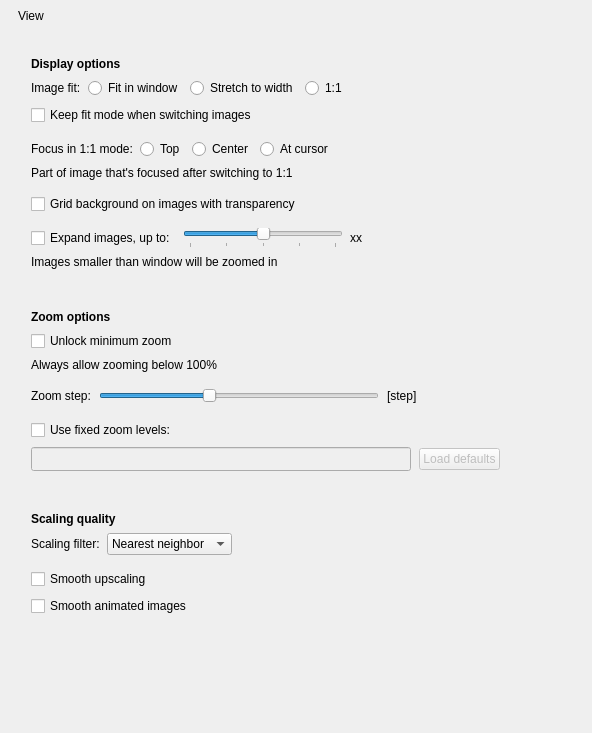
             <widget class="QWidget" name="scrollAreaWidgetContents_3">
              <property name="geometry">
               <rect>
                <x>0</x>
                <y>0</y>
                <width>592</width>
                <height>733</height>
               </rect>
              </property>
              <layout class="QVBoxLayout" name="verticalLayout_27">
               <property name="spacing">
                <number>9</number>
               </property>
               <property name="leftMargin">
                <number>18</number>
               </property>
               <property name="topMargin">
                <number>9</number>
               </property>
               <property name="rightMargin">
                <number>18</number>
               </property>
               <property name="bottomMargin">
                <number>9</number>
               </property>
               <item>
                <widget class="QLabel" name="label_9">
                 <property name="accessibleName">
                  <string notr="true">SHeaderText</string>
                 </property>
                 <property name="text">
                  <string>View</string>
                 </property>
                </widget>
               </item>
               <item>
                <widget class="QWidget" name="widget_4" native="true">
                 <property name="accessibleName">
                  <string notr="true">SHeaderLine</string>
                 </property>
                </widget>
               </item>
               <item>
                <spacer name="verticalSpacer_8">
                 <property name="orientation">
                  <enum>Qt::Vertical</enum>
                 </property>
                 <property name="sizeType">
                  <enum>QSizePolicy::Fixed</enum>
                 </property>
                 <property name="sizeHint" stdset="0">
                  <size>
                   <width>20</width>
                   <height>6</height>
                  </size>
                 </property>
                </spacer>
               </item>
               <item>
                <widget class="QWidget" name="displayGroup" native="true">
                 <property name="accessibleName">
                  <string notr="true">SGroup</string>
                 </property>
                 <layout class="QVBoxLayout" name="verticalLayout_13">
                  <property name="spacing">
                   <number>7</number>
                  </property>
                  <property name="leftMargin">
                   <number>13</number>
                  </property>
                  <property name="topMargin">
                   <number>10</number>
                  </property>
                  <property name="rightMargin">
                   <number>13</number>
                  </property>
                  <property name="bottomMargin">
                   <number>10</number>
                  </property>
                  <item>
                   <widget class="QLabel" name="label_40">
                    <property name="font">
                     <font>
                      <weight>75</weight>
                      <bold>true</bold>
                     </font>
                    </property>
                    <property name="text">
                     <string>Display options</string>
                    </property>
                   </widget>
                  </item>
                  <item>
                   <layout class="QHBoxLayout" name="horizontalLayout_29">
                    <property name="leftMargin">
                     <number>0</number>
                    </property>
                    <property name="topMargin">
                     <number>0</number>
                    </property>
                    <property name="rightMargin">
                     <number>0</number>
                    </property>
                    <item>
                     <widget class="QLabel" name="label_2">
                      <property name="sizePolicy">
                       <sizepolicy hsizetype="Minimum" vsizetype="Minimum">
                        <horstretch>0</horstretch>
                        <verstretch>0</verstretch>
                       </sizepolicy>
                      </property>
                      <property name="text">
                       <string>Image fit:</string>
                      </property>
                     </widget>
                    </item>
                    <item>
                     <widget class="QRadioButton" name="fitModeWindow">
                      <property name="text">
                       <string>Fit in window</string>
                      </property>
                      <property name="checked">
                       <bool>false</bool>
                      </property>
                     </widget>
                    </item>
                    <item>
                     <widget class="QRadioButton" name="fitModeWidth">
                      <property name="text">
                       <string>Stretch to width</string>
                      </property>
                     </widget>
                    </item>
                    <item>
                     <widget class="QRadioButton" name="fitMode1to1">
                      <property name="text">
                       <string>1:1</string>
                      </property>
                     </widget>
                    </item>
                    <item>
                     <spacer name="horizontalSpacer_21">
                      <property name="orientation">
                       <enum>Qt::Horizontal</enum>
                      </property>
                      <property name="sizeHint" stdset="0">
                       <size>
                        <width>40</width>
                        <height>20</height>
                       </size>
                      </property>
                     </spacer>
                    </item>
                   </layout>
                  </item>
                  <item>
                   <widget class="QCheckBox" name="keepFitModeCheckBox">
                    <property name="text">
                     <string>Keep fit mode when switching images</string>
                    </property>
                   </widget>
                  </item>
                  <item>
                   <widget class="QWidget" name="widget_3" native="true">
                    <property name="accessibleName">
                     <string notr="true">SLine</string>
                    </property>
                   </widget>
                  </item>
                  <item>
                   <layout class="QHBoxLayout" name="horizontalLayout_31">
                    <property name="leftMargin">
                     <number>0</number>
                    </property>
                    <property name="topMargin">
                     <number>0</number>
                    </property>
                    <property name="rightMargin">
                     <number>0</number>
                    </property>
                    <item>
                     <widget class="QLabel" name="label_26">
                      <property name="sizePolicy">
                       <sizepolicy hsizetype="Minimum" vsizetype="Preferred">
                        <horstretch>0</horstretch>
                        <verstretch>0</verstretch>
                       </sizepolicy>
                      </property>
                      <property name="text">
                       <string>Focus in 1:1 mode:</string>
                      </property>
                     </widget>
                    </item>
                    <item>
                     <widget class="QRadioButton" name="focus1to1Top">
                      <property name="text">
                       <string>Top</string>
                      </property>
                     </widget>
                    </item>
                    <item>
                     <widget class="QRadioButton" name="focus1to1Center">
                      <property name="text">
                       <string>Center</string>
                      </property>
                     </widget>
                    </item>
                    <item>
                     <widget class="QRadioButton" name="focus1to1Cursor">
                      <property name="text">
                       <string>At cursor</string>
                      </property>
                     </widget>
                    </item>
                    <item>
                     <spacer name="horizontalSpacer_23">
                      <property name="orientation">
                       <enum>Qt::Horizontal</enum>
                      </property>
                      <property name="sizeHint" stdset="0">
                       <size>
                        <width>40</width>
                        <height>20</height>
                       </size>
                      </property>
                     </spacer>
                    </item>
                   </layout>
                  </item>
                  <item>
                   <widget class="QLabel" name="label_10">
                    <property name="accessibleName">
                     <string notr="true">SNoteText</string>
                    </property>
                    <property name="text">
                     <string>Part of image that's focused after switching to 1:1</string>
                    </property>
                   </widget>
                  </item>
                  <item>
                   <widget class="QWidget" name="widget_8" native="true">
                    <property name="accessibleName">
                     <string notr="true">SLine</string>
                    </property>
                   </widget>
                  </item>
                  <item>
                   <widget class="QCheckBox" name="transparencyGridCheckBox">
                    <property name="enabled">
                     <bool>true</bool>
                    </property>
                    <property name="sizePolicy">
                     <sizepolicy hsizetype="Minimum" vsizetype="Minimum">
                      <horstretch>0</horstretch>
                      <verstretch>0</verstretch>
                     </sizepolicy>
                    </property>
                    <property name="text">
                     <string>Grid background on images with transparency</string>
                    </property>
                   </widget>
                  </item>
                  <item>
                   <widget class="QWidget" name="widget_21" native="true">
                    <property name="accessibleName">
                     <string notr="true">SLine</string>
                    </property>
                   </widget>
                  </item>
                  <item>
                   <layout class="QHBoxLayout" name="horizontalLayout_30">
                    <property name="leftMargin">
                     <number>0</number>
                    </property>
                    <property name="topMargin">
                     <number>0</number>
                    </property>
                    <property name="rightMargin">
                     <number>0</number>
                    </property>
                    <item>
                     <widget class="QCheckBox" name="expandImageCheckBox">
                      <property name="sizePolicy">
                       <sizepolicy hsizetype="Minimum" vsizetype="Minimum">
                        <horstretch>0</horstretch>
                        <verstretch>0</verstretch>
                       </sizepolicy>
                      </property>
                      <property name="minimumSize">
                       <size>
                        <width>0</width>
                        <height>0</height>
                       </size>
                      </property>
                      <property name="text">
                       <string>Expand images, up to:</string>
                      </property>
                     </widget>
                    </item>
                    <item>
                     <widget class="QSlider" name="expandLimitSlider">
                      <property name="sizePolicy">
                       <sizepolicy hsizetype="Fixed" vsizetype="Preferred">
                        <horstretch>0</horstretch>
                        <verstretch>0</verstretch>
                       </sizepolicy>
                      </property>
                      <property name="minimumSize">
                       <size>
                        <width>160</width>
                        <height>0</height>
                       </size>
                      </property>
                      <property name="minimum">
                       <number>0</number>
                      </property>
                      <property name="maximum">
                       <number>4</number>
                      </property>
                      <property name="pageStep">
                       <number>1</number>
                      </property>
                      <property name="value">
                       <number>2</number>
                      </property>
                      <property name="orientation">
                       <enum>Qt::Horizontal</enum>
                      </property>
                      <property name="tickPosition">
                       <enum>QSlider::TicksBelow</enum>
                      </property>
                      <property name="tickInterval">
                       <number>1</number>
                      </property>
                     </widget>
                    </item>
                    <item>
                     <widget class="QWidget" name="expandImagesGroupContents" native="true">
                      <layout class="QHBoxLayout" name="horizontalLayout_17">
                       <property name="leftMargin">
                        <number>0</number>
                       </property>
                       <property name="topMargin">
                        <number>0</number>
                       </property>
                       <property name="rightMargin">
                        <number>0</number>
                       </property>
                       <property name="bottomMargin">
                        <number>0</number>
                       </property>
                       <item>
                        <widget class="QLabel" name="expandLimitLabel">
                         <property name="sizePolicy">
                          <sizepolicy hsizetype="Fixed" vsizetype="Preferred">
                           <horstretch>0</horstretch>
                           <verstretch>0</verstretch>
                          </sizepolicy>
                         </property>
                         <property name="minimumSize">
                          <size>
                           <width>35</width>
                           <height>0</height>
                          </size>
                         </property>
                         <property name="maximumSize">
                          <size>
                           <width>35</width>
                           <height>16777215</height>
                          </size>
                         </property>
                         <property name="text">
                          <string>xx</string>
                         </property>
                         <property name="alignment">
                          <set>Qt::AlignLeading|Qt::AlignLeft|Qt::AlignVCenter</set>
                         </property>
                        </widget>
                       </item>
                      </layout>
                     </widget>
                    </item>
                    <item>
                     <spacer name="horizontalSpacer_22">
                      <property name="orientation">
                       <enum>Qt::Horizontal</enum>
                      </property>
                      <property name="sizeHint" stdset="0">
                       <size>
                        <width>40</width>
                        <height>20</height>
                       </size>
                      </property>
                     </spacer>
                    </item>
                   </layout>
                  </item>
                  <item>
                   <widget class="QLabel" name="label_13">
                    <property name="accessibleName">
                     <string notr="true">SNoteText</string>
                    </property>
                    <property name="text">
                     <string>Images smaller than window will be zoomed in</string>
                    </property>
                   </widget>
                  </item>
                 </layout>
                </widget>
               </item>
               <item>
                <spacer name="verticalSpacer_20">
                 <property name="orientation">
                  <enum>Qt::Vertical</enum>
                 </property>
                 <property name="sizeType">
                  <enum>QSizePolicy::Fixed</enum>
                 </property>
                 <property name="sizeHint" stdset="0">
                  <size>
                   <width>20</width>
                   <height>12</height>
                  </size>
                 </property>
                </spacer>
               </item>
               <item>
                <widget class="QWidget" name="zoomGroup" native="true">
                 <property name="accessibleName">
                  <string notr="true">SGroup</string>
                 </property>
                 <layout class="QVBoxLayout" name="verticalLayout_8">
                  <property name="spacing">
                   <number>7</number>
                  </property>
                  <property name="leftMargin">
                   <number>13</number>
                  </property>
                  <property name="topMargin">
                   <number>10</number>
                  </property>
                  <property name="rightMargin">
                   <number>13</number>
                  </property>
                  <property name="bottomMargin">
                   <number>10</number>
                  </property>
                  <item>
                   <widget class="QLabel" name="label_19">
                    <property name="font">
                     <font>
                      <weight>75</weight>
                      <bold>true</bold>
                     </font>
                    </property>
                    <property name="text">
                     <string>Zoom options</string>
                    </property>
                   </widget>
                  </item>
                  <item>
                   <widget class="QCheckBox" name="unlockMinZoomCheckBox">
                    <property name="text">
                     <string>Unlock minimum zoom</string>
                    </property>
                   </widget>
                  </item>
                  <item>
                   <widget class="QLabel" name="label_44">
                    <property name="accessibleName">
                     <string notr="true">SNoteText</string>
                    </property>
                    <property name="text">
                     <string>Always allow zooming below 100%</string>
                    </property>
                   </widget>
                  </item>
                  <item>
                   <widget class="QWidget" name="widget_11" native="true">
                    <property name="accessibleName">
                     <string notr="true">SLine</string>
                    </property>
                   </widget>
                  </item>
                  <item>
                   <layout class="QHBoxLayout" name="horizontalLayout_20" stretch="0,0,0,0">
                    <property name="spacing">
                     <number>8</number>
                    </property>
                    <property name="topMargin">
                     <number>0</number>
                    </property>
                    <property name="rightMargin">
                     <number>0</number>
                    </property>
                    <item>
                     <widget class="QLabel" name="label_12">
                      <property name="text">
                       <string>Zoom step:</string>
                      </property>
                     </widget>
                    </item>
                    <item>
                     <widget class="QSlider" name="zoomStepSlider">
                      <property name="sizePolicy">
                       <sizepolicy hsizetype="Preferred" vsizetype="Fixed">
                        <horstretch>0</horstretch>
                        <verstretch>0</verstretch>
                       </sizepolicy>
                      </property>
                      <property name="minimumSize">
                       <size>
                        <width>280</width>
                        <height>0</height>
                       </size>
                      </property>
                      <property name="maximumSize">
                       <size>
                        <width>300</width>
                        <height>16777215</height>
                       </size>
                      </property>
                      <property name="minimum">
                       <number>1</number>
                      </property>
                      <property name="maximum">
                       <number>50</number>
                      </property>
                      <property name="pageStep">
                       <number>10</number>
                      </property>
                      <property name="value">
                       <number>20</number>
                      </property>
                      <property name="orientation">
                       <enum>Qt::Horizontal</enum>
                      </property>
                      <property name="tickPosition">
                       <enum>QSlider::NoTicks</enum>
                      </property>
                      <property name="tickInterval">
                       <number>5</number>
                      </property>
                     </widget>
                    </item>
                    <item>
                     <widget class="QLabel" name="zoomStepLabel">
                      <property name="sizePolicy">
                       <sizepolicy hsizetype="Preferred" vsizetype="Preferred">
                        <horstretch>0</horstretch>
                        <verstretch>0</verstretch>
                       </sizepolicy>
                      </property>
                      <property name="minimumSize">
                       <size>
                        <width>60</width>
                        <height>0</height>
                       </size>
                      </property>
                      <property name="maximumSize">
                       <size>
                        <width>60</width>
                        <height>16777215</height>
                       </size>
                      </property>
                      <property name="text">
                       <string>[step]</string>
                      </property>
                     </widget>
                    </item>
                    <item>
                     <spacer name="horizontalSpacer_4">
                      <property name="orientation">
                       <enum>Qt::Horizontal</enum>
                      </property>
                      <property name="sizeHint" stdset="0">
                       <size>
                        <width>40</width>
                        <height>20</height>
                       </size>
                      </property>
                     </spacer>
                    </item>
                   </layout>
                  </item>
                  <item>
                   <widget class="QWidget" name="widget_22" native="true">
                    <property name="accessibleName">
                     <string notr="true">SLine</string>
                    </property>
                   </widget>
                  </item>
                  <item>
                   <widget class="QCheckBox" name="useFixedZoomLevelsCheckBox">
                    <property name="text">
                     <string>Use fixed zoom levels:</string>
                    </property>
                   </widget>
                  </item>
                  <item>
                   <widget class="QWidget" name="widget" native="true">
                    <property name="enabled">
                     <bool>false</bool>
                    </property>
                    <layout class="QHBoxLayout" name="horizontalLayout_26">
                     <property name="spacing">
                      <number>8</number>
                     </property>
                     <property name="leftMargin">
                      <number>0</number>
                     </property>
                     <property name="topMargin">
                      <number>0</number>
                     </property>
                     <property name="rightMargin">
                      <number>0</number>
                     </property>
                     <property name="bottomMargin">
                      <number>0</number>
                     </property>
                     <item>
                      <widget class="QLineEdit" name="zoomLevels">
                       <property name="sizePolicy">
                        <sizepolicy hsizetype="Minimum" vsizetype="Fixed">
                         <horstretch>0</horstretch>
                         <verstretch>0</verstretch>
                        </sizepolicy>
                       </property>
                       <property name="minimumSize">
                        <size>
                         <width>380</width>
                         <height>24</height>
                        </size>
                       </property>
                      </widget>
                     </item>
                     <item>
                      <widget class="QPushButton" name="resetZoomLevelsButton">
                       <property name="text">
                        <string>Load defaults</string>
                       </property>
                      </widget>
                     </item>
                     <item>
                      <spacer name="horizontalSpacer_30">
                       <property name="orientation">
                        <enum>Qt::Horizontal</enum>
                       </property>
                       <property name="sizeHint" stdset="0">
                        <size>
                         <width>40</width>
                         <height>20</height>
                        </size>
                       </property>
                      </spacer>
                     </item>
                    </layout>
                   </widget>
                  </item>
                 </layout>
                </widget>
               </item>
               <item>
                <spacer name="verticalSpacer_13">
                 <property name="orientation">
                  <enum>Qt::Vertical</enum>
                 </property>
                 <property name="sizeType">
                  <enum>QSizePolicy::Fixed</enum>
                 </property>
                 <property name="sizeHint" stdset="0">
                  <size>
                   <width>20</width>
                   <height>12</height>
                  </size>
                 </property>
                </spacer>
               </item>
               <item>
                <widget class="QWidget" name="scalingGroup" native="true">
                 <property name="accessibleName">
                  <string notr="true">SGroup</string>
                 </property>
                 <layout class="QVBoxLayout" name="verticalLayout_24">
                  <property name="spacing">
                   <number>7</number>
                  </property>
                  <property name="leftMargin">
                   <number>13</number>
                  </property>
                  <property name="topMargin">
                   <number>10</number>
                  </property>
                  <property name="rightMargin">
                   <number>13</number>
                  </property>
                  <property name="bottomMargin">
                   <number>10</number>
                  </property>
                  <item>
                   <widget class="QLabel" name="title3">
                    <property name="font">
                     <font>
                      <weight>75</weight>
                      <bold>true</bold>
                     </font>
                    </property>
                    <property name="text">
                     <string>Scaling quality</string>
                    </property>
                   </widget>
                  </item>
                  <item>
                   <layout class="QHBoxLayout" name="horizontalLayout_5">
                    <item>
                     <widget class="QLabel" name="scalingQualityLabel">
                      <property name="enabled">
                       <bool>true</bool>
                      </property>
                      <property name="sizePolicy">
                       <sizepolicy hsizetype="Minimum" vsizetype="Minimum">
                        <horstretch>0</horstretch>
                        <verstretch>0</verstretch>
                       </sizepolicy>
                      </property>
                      <property name="minimumSize">
                       <size>
                        <width>0</width>
                        <height>0</height>
                       </size>
                      </property>
                      <property name="toolTip">
                       <string/>
                      </property>
                      <property name="text">
                       <string>Scaling filter:</string>
                      </property>
                     </widget>
                    </item>
                    <item>
                     <widget class="QComboBox" name="scalingQualityComboBox">
                      <property name="enabled">
                       <bool>true</bool>
                      </property>
                      <property name="sizePolicy">
                       <sizepolicy hsizetype="Minimum" vsizetype="Minimum">
                        <horstretch>0</horstretch>
                        <verstretch>0</verstretch>
                       </sizepolicy>
                      </property>
                      <property name="minimumSize">
                       <size>
                        <width>0</width>
                        <height>0</height>
                       </size>
                      </property>
                      <property name="toolTip">
                       <string/>
                      </property>
                      <property name="toolTipDuration">
                       <number>-1</number>
                      </property>
                      <property name="currentIndex">
                       <number>0</number>
                      </property>
                      <item>
                       <property name="text">
                        <string>Nearest neighbor</string>
                       </property>
                      </item>
                      <item>
                       <property name="text">
                        <string>Bilinear</string>
                       </property>
                      </item>
                     </widget>
                    </item>
                    <item>
                     <spacer name="horizontalSpacer_29">
                      <property name="orientation">
                       <enum>Qt::Horizontal</enum>
                      </property>
                      <property name="sizeHint" stdset="0">
                       <size>
                        <width>40</width>
                        <height>20</height>
                       </size>
                      </property>
                     </spacer>
                    </item>
                   </layout>
                  </item>
                  <item>
                   <widget class="QWidget" name="widget_10" native="true">
                    <property name="accessibleName">
                     <string notr="true">SLine</string>
                    </property>
                   </widget>
                  </item>
                  <item>
                   <widget class="QCheckBox" name="smoothUpscalingCheckBox">
                    <property name="sizePolicy">
                     <sizepolicy hsizetype="MinimumExpanding" vsizetype="Minimum">
                      <horstretch>0</horstretch>
                      <verstretch>0</verstretch>
                     </sizepolicy>
                    </property>
                    <property name="minimumSize">
                     <size>
                      <width>0</width>
                      <height>0</height>
                     </size>
                    </property>
                    <property name="toolTip">
                     <string>When unchecked, nearest neighbor algorithm will be used for upscaling.</string>
                    </property>
                    <property name="text">
                     <string>Smooth upscaling</string>
                    </property>
                   </widget>
                  </item>
                  <item>
                   <widget class="QCheckBox" name="smoothAnimatedImagesCheckBox">
                    <property name="sizePolicy">
                     <sizepolicy hsizetype="MinimumExpanding" vsizetype="Minimum">
                      <horstretch>0</horstretch>
                      <verstretch>0</verstretch>
                     </sizepolicy>
                    </property>
                    <property name="minimumSize">
                     <size>
                      <width>0</width>
                      <height>0</height>
                     </size>
                    </property>
                    <property name="text">
                     <string>Smooth animated images</string>
                    </property>
                   </widget>
                  </item>
                 </layout>
                </widget>
               </item>
               <item>
                <spacer name="verticalSpacer_7">
                 <property name="orientation">
                  <enum>Qt::Vertical</enum>
                 </property>
                 <property name="sizeHint" stdset="0">
                  <size>
                   <width>20</width>
                   <height>215</height>
                  </size>
                 </property>
                </spacer>
               </item>
              </layout>
             </widget>
